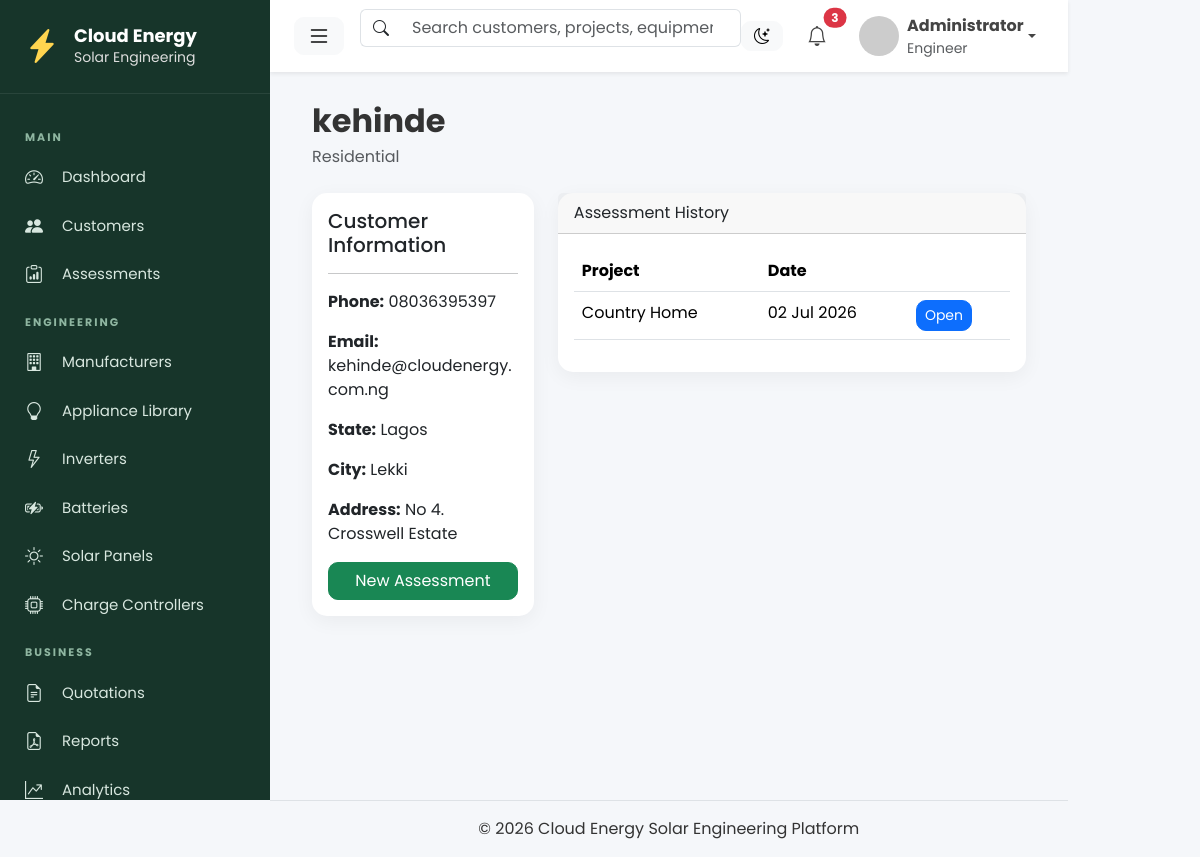
The page /customers/1/ on the database as committed earlier.
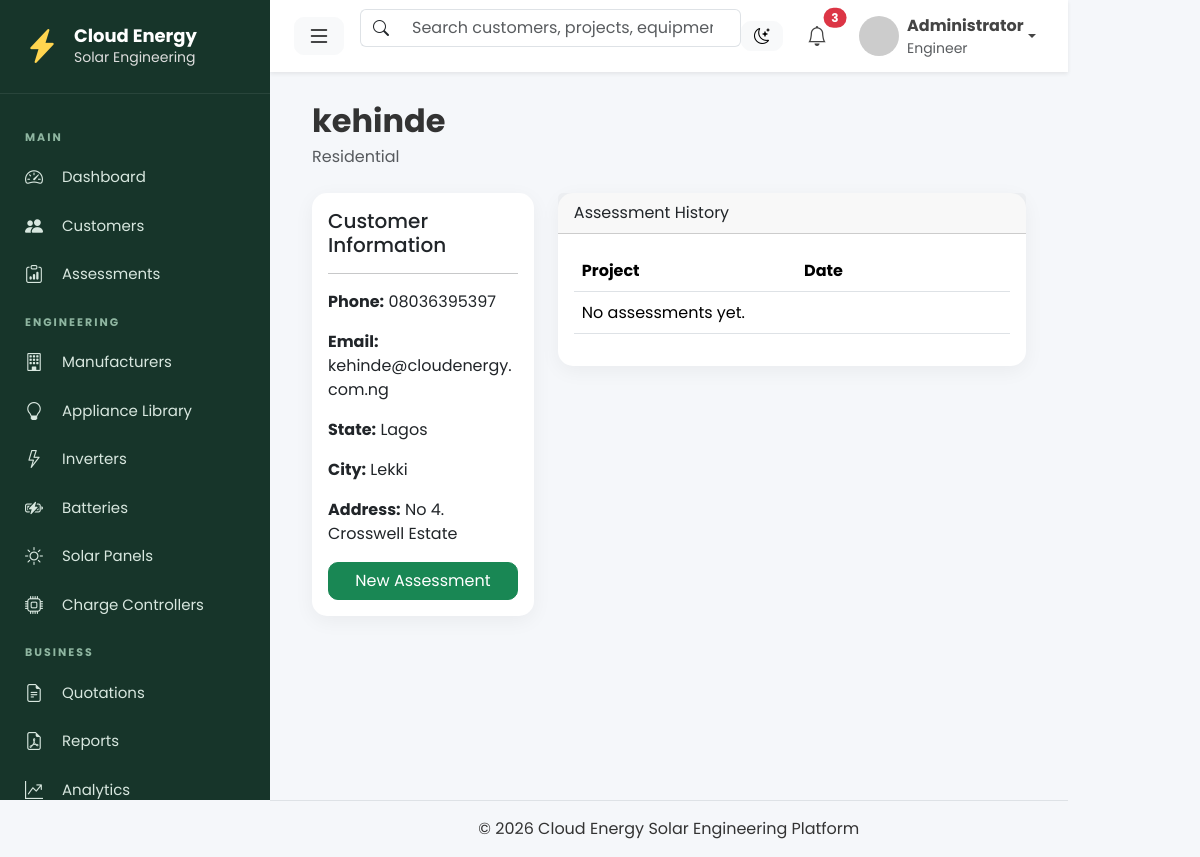
The same page on the database as committed later.
### audits/models.py (models this page shows, shortened)
class Assessment(models.Model):
    SYSTEM_VOLTAGES = (
        (12, "12 Volts"),
        (24, "24 Volts"),
        (48, "48 Volts"),
    )
    customer = models.ForeignKey(
        Customer,
        on_delete=models.CASCADE,
        related_name="assessments",
    )
    project_name = models.CharField(
        max_length=200,
    )
    backup_hours = models.PositiveIntegerField(
        default=8,
        help_text="Desired backup duration in hours.",
    )
    peak_sun_hours = models.DecimalField(
        max_digits=4,
        decimal_places=2,
        default=Decimal("5.50"),
        help_text="Average peak sun hours.",
    )
    system_voltage = models.PositiveIntegerField(
        choices=SYSTEM_VOLTAGES,
        default=48,
    )
    notes = models.TextField(
        blank=True,
    )
    created_at = models.DateTimeField(
        auto_now_add=True,
    )
    updated_at = models.DateTimeField(
        auto_now=True,
    )
    STATUS_CHOICES = [
        ("Draft", "Draft"),
        ("In Progress", "In Progress"),
        ("Completed", "Completed"),
        ("Quoted", "Quoted"),
        ("Installed", "Installed"),
        ("Commissioned", "Commissioned"),
    ]
    status = models.CharField(
        max_length=30,
        choices=STATUS_CHOICES,
        default="Draft",
    )
    report_generated = models.BooleanField(
        default=False,
    )
    completion_percentage = models.PositiveIntegerField(
        default=0,
    )
    class Meta:
        ordering = ["-created_at"]
        verbose_name = "Assessment"
        verbose_name_plural = "Assessments"

### customers/views.py (the view)
class CustomerDetailView(DetailView):
    model = Customer
    template_name = "customers/customer_detail.html"
    context_object_name = "object"

### templates/customers/customer_detail.html (shortened to what this page needs)
{% extends "layouts/base.html" %}
{% block content %}
{% include "components/page_header.html" with title=object.full_name subtitle=object.building_type %}
<div class="row">
<div class="col-lg-4">
<div class="card">
<div class="card-body">
<h5>Customer Information</h5>
<hr>
<p><strong>Phone:</strong> {{ object.phone }}</p>
<p><strong>Email:</strong> {{ object.email }}</p>
<p><strong>State:</strong> {{ object.state }}</p>
<p><strong>City:</strong> {{ object.city }}</p>
<p><strong>Address:</strong> {{ object.address }}</p>
<a
href="{% url 'audits:create' object.pk %}"
class="btn btn-success w-100">
New Assessment
</a>
</div>
</div>
</div>
<div class="col-lg-8">
<div class="card">
<div class="card-header">
Assessment History
</div>
<div class="card-body">
<table class="table">
<thead>
<tr>
<th>Project</th>
<th>Date</th>
<th></th>
</tr>
</thead>
<tbody>
{% for assessment in object.assessments.all %}
<tr>
<td>
{{ assessment.project_name }}
</td>
<td>
{{ assessment.created_at|date:"d M Y" }}
</td>
<td>
<a
href="{% url 'audits:detail' assessment.pk %}"
class="btn btn-sm btn-primary">
Open
</a>
</td>
</tr>
{% empty %}
<tr>
<td colspan="3">
No assessments yet.
</td>
</tr>
{% endfor %}
</tbody>
</table>
</div>
</div>
</div>
</div>
{% endblock %}

Rows that differ between the two databases and show on the page:
removed Assessment: project_name "Country Home", created_at "02 Jul 2026"
Other text that changed with them:
text now shown: "No assessments yet."
